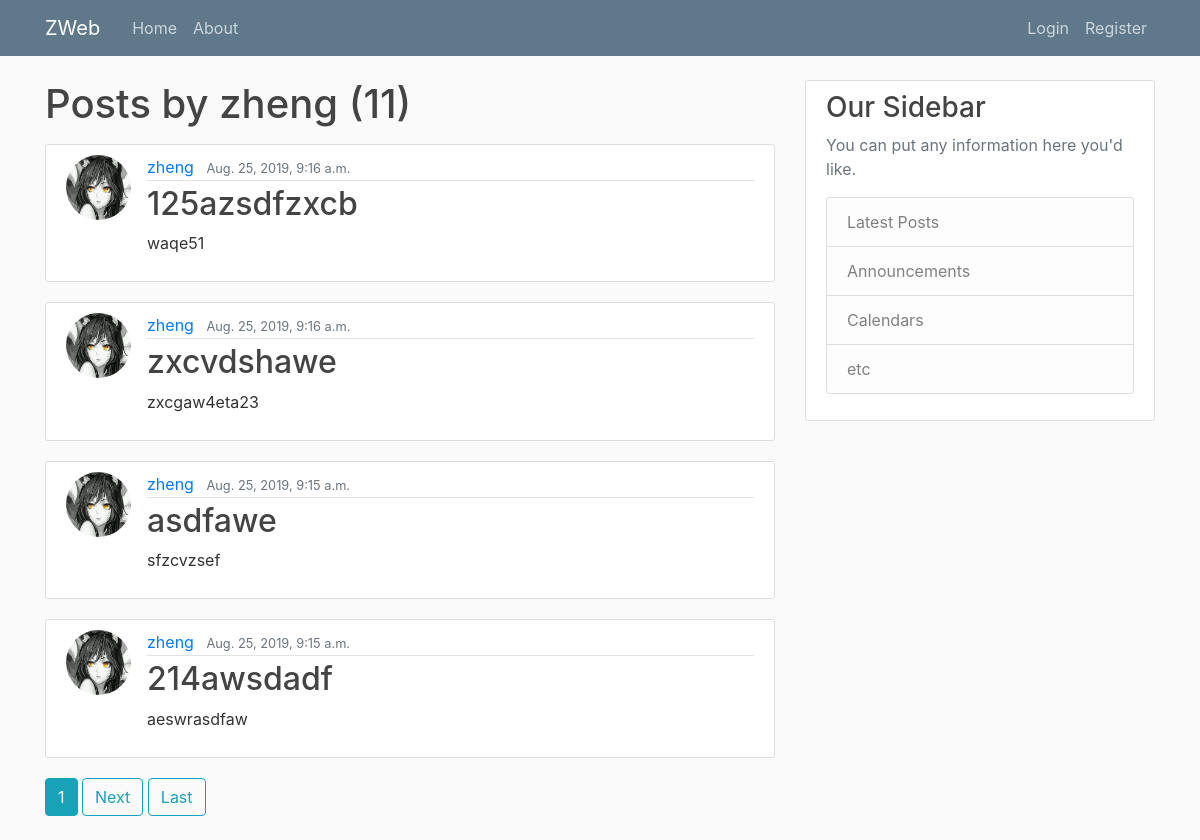
Screenshot of /user/zheng/ with the database file from the repository.
### blog/models.py (models this page shows, shortened)
class Post(models.Model):
	title = models.CharField(max_length = 100)
	content = models.TextField()
	date_posted = models.DateTimeField(default = timezone.now)
	author = models.ForeignKey(User, on_delete = models.CASCADE)

### users/models.py (models this page shows, shortened)
class Profile(models.Model):
	user = models.OneToOneField(User, on_delete = models.CASCADE)
	image = models.ImageField(default = 'default.jpg', upload_to =  'profule_pics')

### blog/views.py (the view)
# urls.py: path('user/<str:username>/', UserPostListView.as_view(), name = 'user-posts'),
class UserPostListView(ListView):
	model = Post
	template_name = 'blog/user_posts.html'
	context_object_name = 'posts'
	paginate_by = 4
	def get_queryset(self):
		user = get_object_or_404(User, username = self.kwargs.get('username'))
		return Post.objects.filter(author = user).order_by('-date_posted')

### blog/templates/blog/user_posts.html (shortened to what this page needs)
{% extends 'blog/base.html'%}
{% block content %}
	<h1 class = "mb-3">
		Posts by {{ view.kwargs.username}} ({{ page_obj.paginator.count }})
	</h1>
	{% for post in posts %}
		<article class="media content-section">
		<img class = " rounded-circle article-img" src="{{ post.author.profile.image.url }}">
 		 <div class="media-body">
 		   <div class="article-metadata">
 		     <a class="mr-2" href="{% url 'user-posts' post.author.username %}">{{ post.author }}</a>
 		     <small class="text-muted">{{ post.date_posted }}</small>
 		   </div>
 		   <h2><a class="article-title" href="{% url 'post-detail' post.id %}">{{ post.title }}</a></h2>
 		   <p class="article-content">{{ post.content }}</p>
 		 </div>
		</article>
	{% endfor %}
	{% if is_paginated %}
		{% for num in page_obj.paginator.page_range %}
			{% if page_obj.number == num %}
				<a class = "btn btn-info mb-4" href="?page={{ num }}">{{ num }}</a>
			{% elif num > page_obj.numer|add:'-3' and num < page_obj.numer|add:'3' %}
				<a class = "btn btn-outline-info mb-4" href="{{ num }}">{{ num }}</a>
			{% endif %}
		{% endfor %}
		{% if page_obj.has_next %}
			<a class = "btn btn-outline-info mb-4" href="?page={{ page_obj.next_page_number }}">Next</a>
			<a class = "btn btn-outline-info mb-4"href="?page={{ page_obj.paginator.num_pages }}">Last</a>
		{% endif %}
	{% endif %}
{% endblock content%}

### blog/static/blog/main.css (style rules this page uses)
body { background: #fafafa; color: #333333; margin-top: 5rem; }
h1, h2, h3, h4, h5, h6 { color: #444444; }
.content-section { background: #ffffff; padding: 10px 20px; border: 1px solid #dddddd; border-radius: 3px; margin-bottom: 20px; }
.article-title { color: #444444; }
.article-content { white-space: pre-line; }
.article-img { height: 65px; width: 65px; margin-right: 16px; }
.article-metadata { padding-bottom: 1px; margin-bottom: 4px; border-bottom: 1px solid #e3e3e3 }

### rows the page displays
Post: author.profile.image (placeholder picture), author "zheng", date_posted "Aug. 25, 2019, 9:16 a.m.", title "125azsdfzxcb", content "waqe51"
Post: author.profile.image (placeholder picture), author "zheng", date_posted "Aug. 25, 2019, 9:16 a.m.", title "zxcvdshawe", content "zxcgaw4eta23"
Post: author.profile.image (placeholder picture), author "zheng", date_posted "Aug. 25, 2019, 9:15 a.m.", title "asdfawe", content "sfzcvzsef"
Post: author.profile.image (placeholder picture), author "zheng", date_posted "Aug. 25, 2019, 9:15 a.m.", title "214awsdadf", content "aeswrasdfaw"

### other values shown
{{ view.kwargs.username }} "zheng"
{{ page_obj.paginator.count }} "11"
{{ num }} "1"
